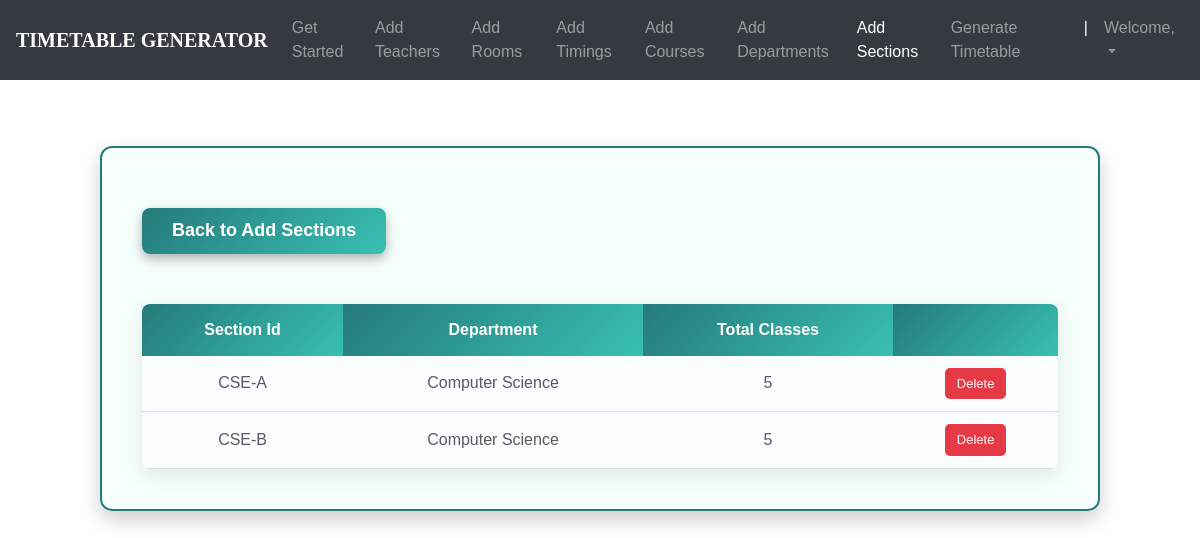
Screenshot of /sections_list/ (signed in) with the database file from the repository.
### ttgen/models.py (models this page shows, shortened)
class Section(models.Model):
    section_id = models.CharField(max_length=25, primary_key=True)
    department = models.ForeignKey(Department, on_delete=models.CASCADE)
    num_class_in_week = models.IntegerField(default=0)
    course = models.ForeignKey(Course, on_delete=models.CASCADE, blank=True, null=True)
    meeting_time = models.ForeignKey(MeetingTime, on_delete=models.CASCADE, blank=True, null=True)
    room = models.ForeignKey(Room, on_delete=models.CASCADE, blank=True, null=True)
    instructor = models.ForeignKey(Instructor, on_delete=models.CASCADE, blank=True, null=True)

class Department(models.Model):
    dept_name = models.CharField(max_length=50)
    courses = models.ManyToManyField(Course)
    def __str__(self):
        return self.dept_name

### ttgen/views.py (the view)
# urls.py: path('sections_list/', views.section_list, name='editsection'),
@login_required
def section_list(request):
    return render(request, 'seclist.html', {
        'sections': Section.objects.all()
    })

### templates/seclist.html (shortened to what this page needs)
<!DOCTYPE html>
<html lang="en">
<head>
	<link rel="stylesheet" href="https://maxcdn.bootstrapcdn.com/bootstrap/4.0.0/css/bootstrap.min.css">
    <link rel="stylesheet" type="text/css" href="static/css/index.css">
</head>
<body>
        <header>
			<nav class="navbar navbar-expand-md navbar-dark fixed-top bg-dark">
                <a class="navbar-brand" href="#"><b>TIMETABLE GENERATOR</b></a>
                <div class="collapse navbar-collapse" id="navbarCollapse">
                    <ul class="navbar-nav ml-auto">
                    <li class="nav-item">
                        <a class="nav-link" href="{% url 'admindash' %}">Get Started</a>
                    </li>
                    <li class="nav-item">
                        <a class="nav-link" href="{% url 'addInstructors' %}">Add Teachers</a>
                    </li>
                    <li class="nav-item">
                        <a class="nav-link" href="{% url 'addRooms' %}">Add Rooms</a>
                    </li>
                    <li class="nav-item">
		                <a class="nav-link" href="{% url 'addTimings' %}">Add Timings</a>
		            </li>
                    <li class="nav-item">
                        <a class="nav-link" href="{% url 'addCourses' %}">Add Courses</a>
                    </li>
                    <li class="nav-item">
			            <a class="nav-link" href="{% url 'addDepts' %}">Add Departments</a>
		            </li>
                    <li class="nav-item active">
			            <a class="nav-link" href="{% url 'addSections' %}">Add Sections</a>
		            </li>
                    <li class="nav-item">
			            <a class="nav-link" href="{% url 'generate' %}">Generate Timetable</a>
		            </li>
                    <li class="nav-item active">
			            <a class="nav-link">|</a>
		            </li>
                    <li class="nav-item dropdown">
		                <a class="nav-link dropdown-toggle" href="#" id="dropdown03" data-toggle="dropdown" aria-haspopup="true" aria-expanded="false">Welcome, {{ user.first_name }}</a>
		            </li>
                    </ul>
                </div>
            </nav>
        </header>
        <br><br>
    {% block content %}
{% load static %}
<fieldset class="fieldset">
    <a href="{% url 'addSections'%}"><h1 class="tablink" onclick="openPage('new')" id="defaultOpen">Back to Add Sections</h1></a>
    <div class="tabcontent" id="edit">
        <table class="table1">
            <thead>
            <tr class="table-headers">
            <th>Section Id</th>
            <th>Department</th>
            <th>Total Classes</th>
            <th  class="empty"></th>
            </tr>
            </thead>
            <tbody>
            {% for sec in sections %}
            <tr>
             <td>{{sec.section_id}}</td>
             <td>{{sec.department}}</td>
             <td>{{sec.num_class_in_week }}</td>
             <td class="empty">
                <form action="{% url 'deletesection' sec.section_id %}" method="post">
                        <input type="submit" value="Delete" class="cross">
                </form>
             </td>
             </tr>
            {% endfor %}
            </tbody>
        </table>
    </div>
</fieldset>
{% endblock %}

### static/css/index.css (style rules this page uses)
body { padding-top: 3rem; padding-bottom: 3rem; color: #5a5a5a; font-family: 'Poppins', sans-serif; overflow-x: hidden; }
nav { font-family: sans-serif; }
.navbar-brand { font-size: 20px; font-family: Georgia, 'Times New Roman', Times, serif; }

### templates/seclist.html (style rules this page uses)
.fieldset { margin: 50px auto; padding: 40px; max-width: 1000px; border-width: 2px; border-style: solid; border-color: #257a7a; border-radius: 12px; box-shadow: 0 8px 20px rgba(0,0,0,0.2); background-color: #f7fffd; }
.tablink { display: inline-block; background: linear-gradient(135deg, #257a7a, #38c0b3); color: #fff; padding: 12px 30px; border: none; border-radius: 8px; font-size: 18px; font-weight: 600; cursor: pointer; box-shadow: 0 5px 12px rgba(0,0,0,0.3); transition: all 0.3s ease; margin: 20px 0 30px 0; text-align: center; text-decoration: none; }
.table1 { width: 100%; border-collapse: collapse; border-radius: 8px; overflow: hidden; box-shadow: 0 6px 20px rgba(0,0,0,0.1); text-align: center; margin-top: 20px; font-size: 16px; }
.table1 th { background: linear-gradient(135deg, #257a7a, #38c0b3); color: #fff; font-weight: 600; padding: 14px; }
.table1 td { background-color: #f9fdfd; padding: 12px; border-bottom: 1px solid #e0e0e0; transition: background 0.3s; }
.cross { font-size: 13px; padding: 6px 12px; border-radius: 5px; background: #e63946; color: #fff; border: none; cursor: pointer; transition: all 0.3s ease; }

### rows the page displays
Section: section_id "CSE-A", department "Computer Science", num_class_in_week "5"
Section: section_id "CSE-B", department "Computer Science", num_class_in_week "5"
